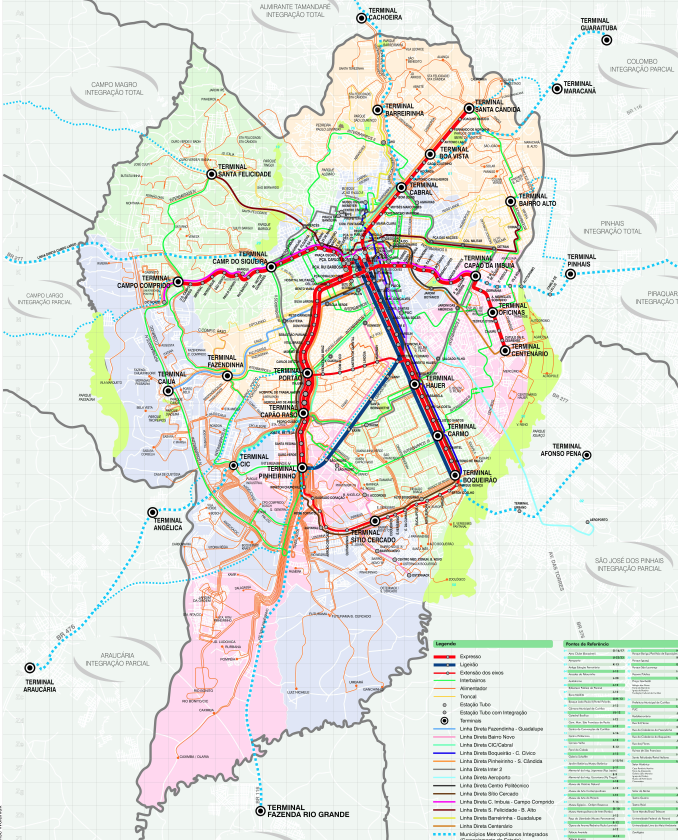
#> input picture generateImage/Screenshot from 2024-03-25 13-13-14.png, 678 x 840 px, found by its file name
$ python processamento_imagem.py
#> lines starting #> are read from the running program, lines starting #| are printed output that depends on the picture; after the words box and inside, x2 and y2 are one past the last pixel; in counts of white or black regions, pixels touching at a corner belong together
import cv2
import numpy as np
from itertools import combinations

points = []

imagem = cv2.imread('/home/lucas.matheus/Desktop/Screenshot from 2024-03-25 13-13-14.png')
#> imagem is the input picture: shape (840, 678, 3); mean B, G, R 219.6, 227.2, 225.2


def eliminar_acima_de_limiar(imagem, limiar):
    # Converter a imagem para tons de cinza
#> called with limiar = 20
    gray = cv2.cvtColor(imagem, cv2.COLOR_BGR2GRAY)
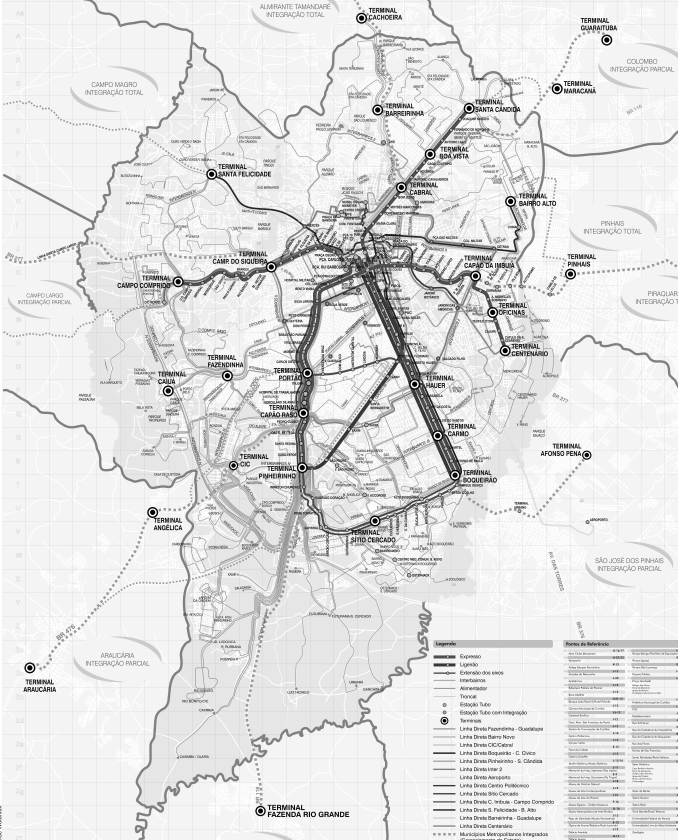
#> gray: shape (840, 678); min 0, max 255, mean 225.8

    # Aplicar a transformação: Pixels abaixo do limiar permanecem inalterados, outros se tornam brancos (255)
    _, resultado = cv2.threshold(gray, 13, 255, cv2.THRESH_BINARY)
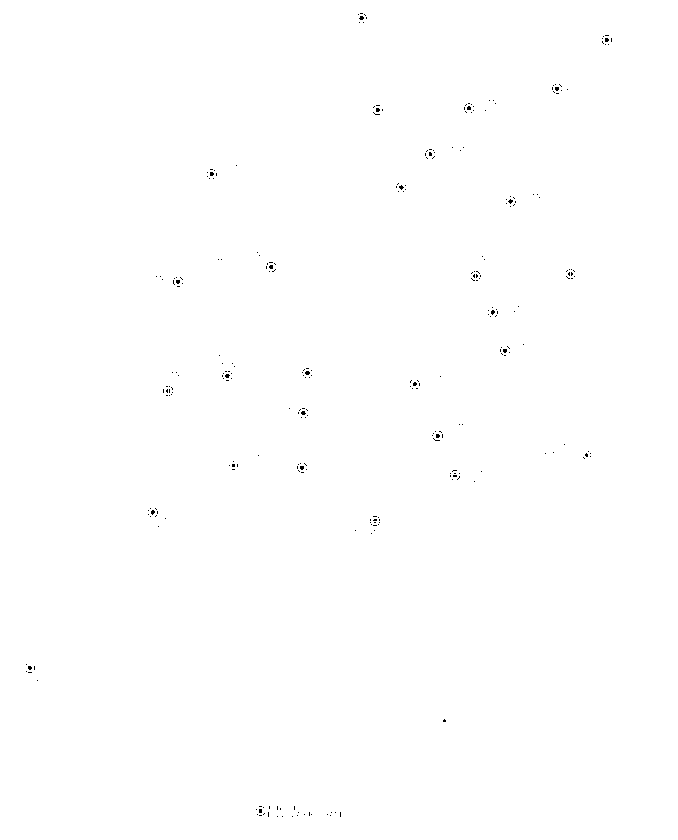
#> resultado: shape (840, 678); 99.9% white; black in thin lines or dots, all inside (x1, y1, x2, y2) = (26, 13, 612, 817)

    # # resultado = cv2.medianBlur(resultado, 3)
    # kernel = np.ones((5,5), np.uint8)
    kernel2 = np.ones((3,3), np.uint8)

    resultado = cv2.morphologyEx(resultado, cv2.MORPH_CLOSE, kernel2)
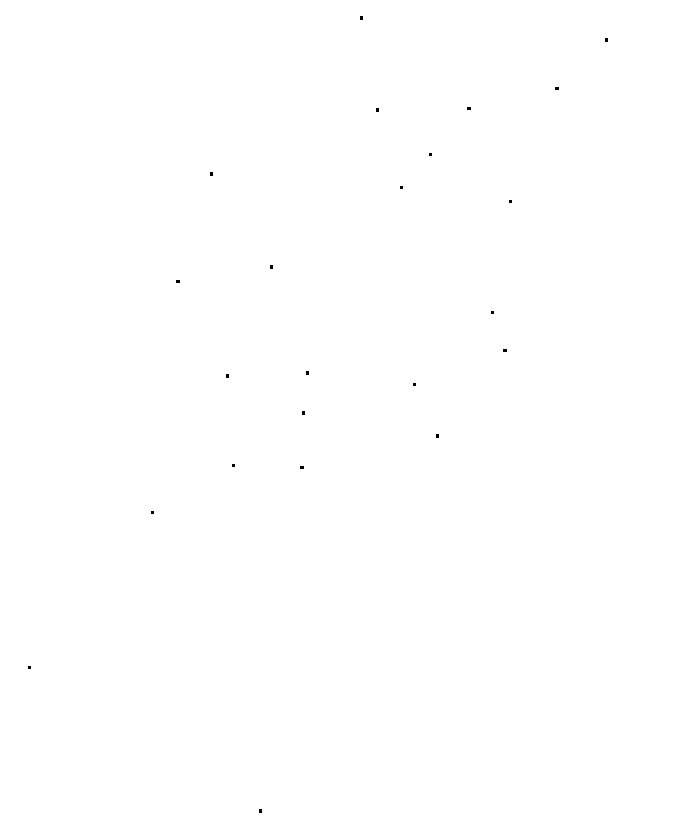
#> resultado: shape (840, 678); 100% white; 23 black regions (23 under 20 px)
    # [19 lines of commented-out code are left out]

    return resultado


# Definir o limiar desejado (0-255)
limiar = 20

# Chamar a função para eliminar pixels acima do limiar
imagem_resultante = eliminar_acima_de_limiar(imagem, limiar)
# Exibir a imagem original e a imagem resultante
cv2.imshow('Imagem Original', imagem)
cv2.imshow('Imagem Resultante', imagem_resultante)

cv2.waitKey(0)
cv2.destroyAllWindows()
